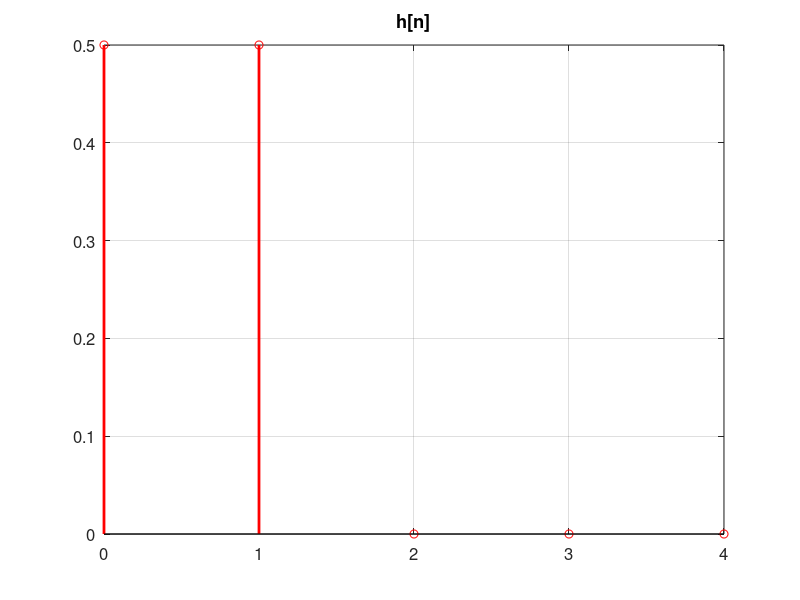
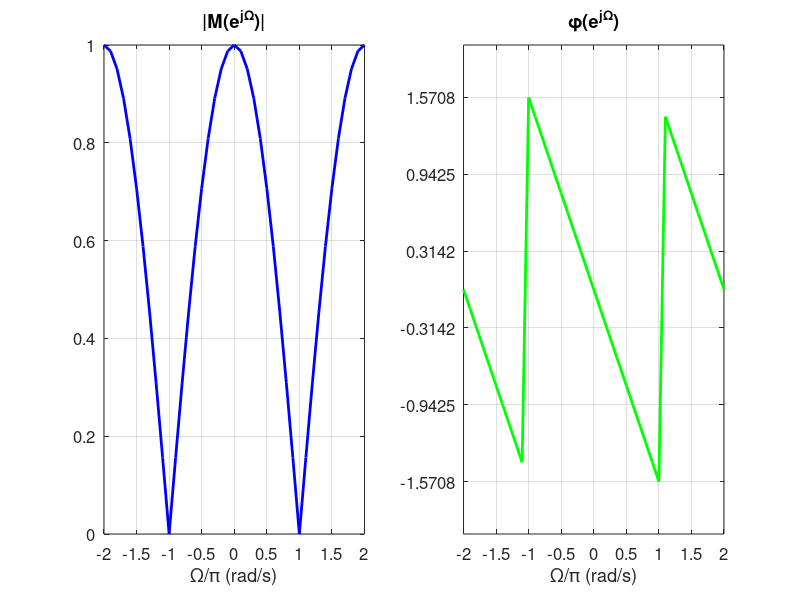
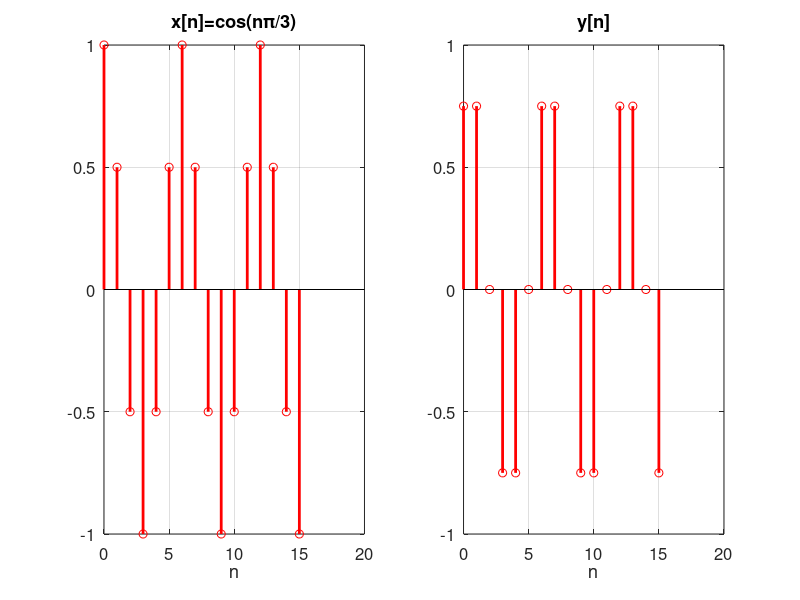
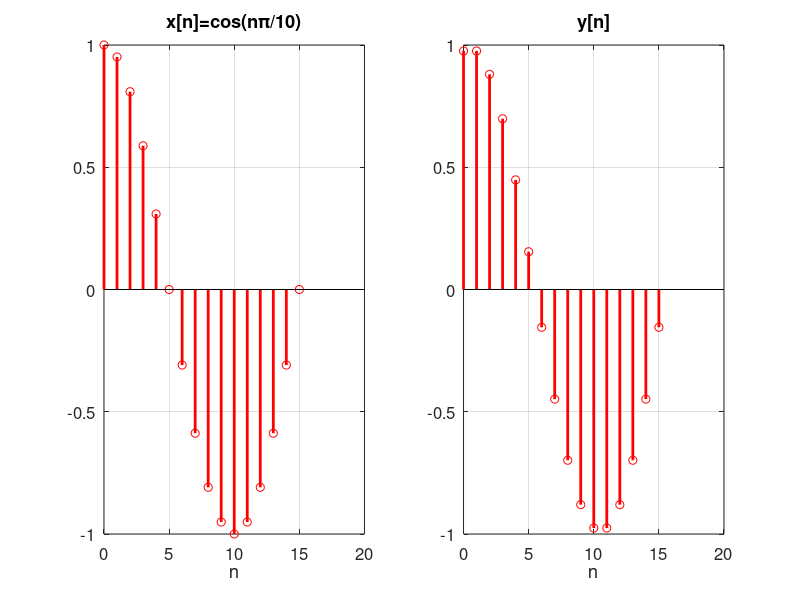

Reproduce these figures in MATLAB, in order.
% file = e7_12_2point_averager_freq_resp, frequency response of 2-point averager lowpass filter
clear; close all; set(0,'defaultAxesFontSize',12);
n5 = [0:4]; n15=[0:15];
h = [0.5,0.5,0,0,0];   % print out and plot a few values of impulse response
figure, stem(n5, h, 'r', 'LineWidth',2), title('h[n]'), grid on
W = [0,pi/10, pi/4, pi/3, pi/2, 3*pi/4, pi] % a few frequencies for transfer function
H = 0.5*(exp(j*W)+1)./exp(j*W)
M = abs(H), Theta_rad = angle(H), Theta_deg = rad2deg(Theta_rad)

w=[-2*pi:0.1*pi:2*pi];   % w=[0:0.05*pi:pi];  %frequency ranges (rad/s) for spectra plots
Hplot = 0.5*(exp(j*w)+1)./exp(j*w);
figure('position',[50 50 700 170]), % spectra plots
 subplot(1,2,1), plot(w/pi,abs(Hplot),'b','LineWidth',2),grid on,   % magnitude plot
  title('|M(e^{j\Omega})|'),xlabel('\Omega/\pi (rad/s)'),yticks([0:0.2:2]),xticks([-2:0.5:2]),  
 subplot(1,2,2), plot(w/pi,angle(Hplot),'g','LineWidth',2),grid on,  % phase plot
  title('\phi(e^{j\Omega})'),xlabel('\Omega/\pi (rad/s)'),yticks([-pi/2:0.2*pi:pi/2]),xticks([-2:0.5:2])
  
x3 = cos(pi/3*n15); y3 = abs(H(4))*cos(pi/3*n15 + angle(H(4)));
%y = H(4)* x; is the correct value, but can't easily stem-plot the phase shift 
figure('position',[100 100 700 170]), %input and output stem plots for x[n]=cos(pi/3*n)
 subplot(1,2,1),stem(n15,x3,'r','LineWidth',2),grid on,title('x[n]=cos(n\pi/3)'),xlabel('n')  
 subplot(1,2,2),stem(n15,y3,'r','LineWidth',2),grid on,title('y[n]'), xlabel('n')
 
x10 = cos(pi/10*n15); y10 = abs(H(2))*cos(pi/10*n15 + angle(H(2)));
figure('position',[200 200 700 170]), %input and output stem plots for x[n]=cos(pi/10*n)
 subplot(1,2,1),stem(n15,x10,'r','LineWidth',2),grid on,title('x[n]=cos(n\pi/10)'),xlabel('n')  
 subplot(1,2,2),stem(n15,y10,'r','LineWidth',2),grid on,title('y[n]'), xlabel('n')
